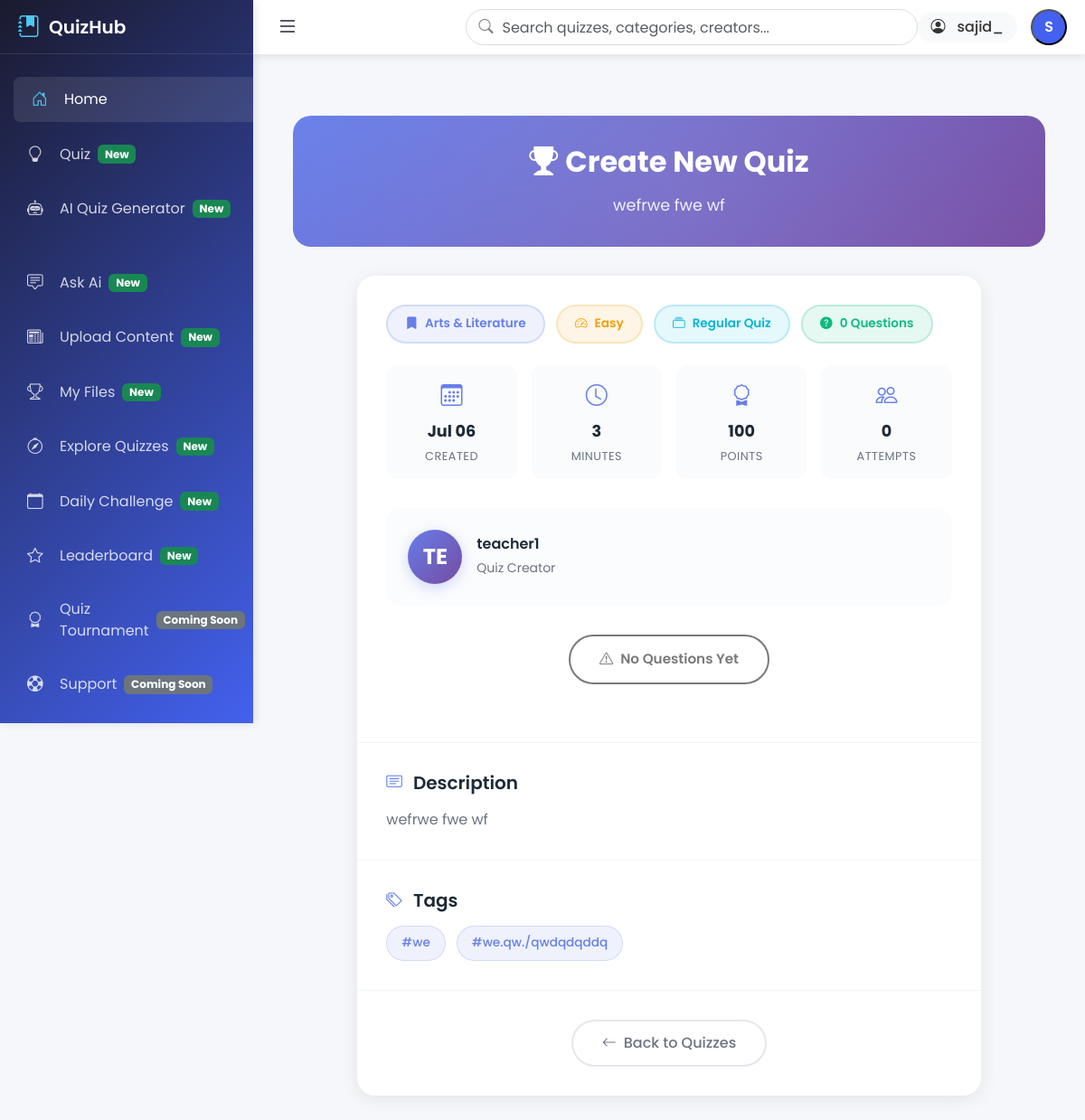
The page /quiz/26098a88-f04e-4853-b784-794e96b5b218/ (signed in) on the database its author committed.
### users/models.py (models this page shows, shortened)
class CustomUser(AbstractBaseUser, PermissionsMixin):
    ROLE_CHOICES = (
        ('student', 'Student'),
        ('teacher', 'Teacher'),
        ('admin', 'Superadmin'),
    )
    username = models.CharField(max_length=150, unique=True)  # Student Roll No or Email for Teachers
    email = models.EmailField(blank=True, null=True)
    full_name = models.CharField(max_length=255)
    role = models.CharField(max_length=10, choices=ROLE_CHOICES)
    student_roll_no = models.CharField(max_length=50, blank=True, null=True, unique=True)
    academic_year = models.CharField(max_length=50, blank=True, null=True)
    teacher_email = models.EmailField(blank=True, null=True, unique=True)
    date_joined = models.DateTimeField(auto_now_add=True)
    is_active = models.BooleanField(default=True)
    is_staff = models.BooleanField(default=False)  # Required for Django admin access
    USERNAME_FIELD = 'username'
    REQUIRED_FIELDS = []
    objects = CustomUserManager()

### quizzes/models.py (models this page shows, shortened)
class Quiz(models.Model):
    DIFFICULTY_CHOICES = [
        ('EASY', 'Easy'),
        ('MEDIUM', 'Medium'),
        ('HARD', 'Hard'),
    ]
    QUIZ_TYPE_CHOICES = [
        ('REGULAR', 'Regular Quiz'),
        ('DAILY', 'Daily Challenge'),
        ('FEATURED', 'Featured Quiz'),
        ('AI_GENERATED', 'AI Generated'),
    ]
    id = models.UUIDField(primary_key=True, default=uuid.uuid4, editable=False)
    title = models.CharField(max_length=200, validators=[MinLengthValidator(5)])
    slug = models.SlugField(max_length=200, unique=True, blank=True)
    description = models.TextField(blank=True, help_text="Brief description of the quiz")
    category = models.ForeignKey(Category, on_delete=models.SET_NULL, null=True, related_name='quizzes')
    created_by = models.ForeignKey(settings.AUTH_USER_MODEL, on_delete=models.CASCADE, related_name='created_quizzes')
    created_at = models.DateTimeField(auto_now_add=True)
    updated_at = models.DateTimeField(auto_now=True)
    is_published = models.BooleanField(default=False)
    difficulty = models.CharField(max_length=20, choices=DIFFICULTY_CHOICES, default='MEDIUM')
    quiz_type = models.CharField(max_length=20, choices=QUIZ_TYPE_CHOICES, default='REGULAR')
    time_limit = models.PositiveIntegerField(default=30, help_text="Time limit in minutes")
    max_attempts = models.PositiveIntegerField(default=3, help_text="Maximum attempts per user")
    points_reward = models.PositiveIntegerField(default=100, help_text="Points awarded for completion")
    featured_until = models.DateTimeField(null=True, blank=True)
    tags = models.CharField(max_length=200, blank=True, help_text="Comma-separated tags")
    total_attempts = models.PositiveIntegerField(default=0)
    total_completions = models.PositiveIntegerField(default=0)
    average_score = models.FloatField(default=0.0)
    class Meta:
        indexes = [
            models.Index(fields=['slug']),
            models.Index(fields=['category', 'is_published']),
            models.Index(fields=['quiz_type', 'is_published']),
            models.Index(fields=['featured_until']),
        ]
        ordering = ['-created_at']

class Category(models.Model):
    name = models.CharField(max_length=100, unique=True, validators=[MinLengthValidator(3)])
    slug = models.SlugField(max_length=100, unique=True, blank=True)
    description = models.TextField(blank=True)
    icon = models.CharField(max_length=50, default='bi-book')  # Bootstrap icon class
    color = models.CharField(max_length=20, default='primary')  # Bootstrap color class
    is_active = models.BooleanField(default=True)
    class Meta:
        verbose_name_plural = "categories"
        ordering = ['name']

### quizzes/views.py (the view)
# urls.py: path('<uuid:quiz_id>/', views.quiz_detail, name='quiz_detail'),
def quiz_detail(request, quiz_id):
    quiz = get_object_or_404(
        Quiz.objects.select_related('category', 'created_by').prefetch_related('questions'),
        id=quiz_id,
        is_published=True
    )
    user_attempts = []
    can_attempt = True
    attempts_left = quiz.max_attempts
    if request.user.is_authenticated:
        user_attempts = UserQuizAttempt.objects.filter(
            user=request.user,
            quiz=quiz,
            status='COMPLETED'
        ).order_by('-completed_at')[:5]
        attempts_left = quiz.max_attempts - user_attempts.count()
        can_attempt = attempts_left > 0
    tag_list = quiz.tags.split(",") if quiz.tags else []
    context = {
        'quiz': quiz,
        'tag_list': tag_list,
        'user_attempts': user_attempts,
        'can_attempt': can_attempt,
        'attempts_left': attempts_left,
        'dashboard_template': get_dashboard_template(request.user) if request.user.is_authenticated else 'base/auth_base.html'
    }
    return render(request, 'quizzes/quiz_detail.html', context)

### quizzes/templates/quizzes/quiz_detail.html (shortened to what this page needs)
{% extends dashboard_template %}
{% load custom_filters %}
{% block content %}
<div class="container-fluid px-2 px-md-4 py-3 py-md-5">
    <div class="quiz-header">
        <div class="quiz-header-content">
            <h1 class="quiz-title">
                <i class="bi bi-trophy-fill me-2"></i>{{ quiz.title }}
            </h1>
            <p class="quiz-subtitle">{{ quiz.description|default:"Get ready to test your knowledge!" }}</p>
        </div>
    </div>
    <div class="row justify-content-center">
        <div class="col-lg-10">
            <div class="quiz-detail-card">
                <div class="quiz-info-section">
                    <div class="quiz-badges">
                        <span class="quiz-badge badge-category">
                            <i class="bi bi-bookmark-fill"></i>
                            {{ quiz.category.name }}
                        </span>
                        <span class="quiz-badge badge-difficulty">
                            <i class="bi bi-speedometer2"></i>
                            {{ quiz.get_difficulty_display }}
                        </span>
                        <span class="quiz-badge badge-type">
                            <i class="bi bi-collection"></i>
                            {{ quiz.get_quiz_type_display }}
                        </span>
                        <span class="quiz-badge badge-questions">
                            <i class="bi bi-question-circle-fill"></i>
                            {{ quiz.questions.count }} Question{{ quiz.questions.count|pluralize }}
                        </span>
                    </div>
                    <div class="quiz-stats">
                        <div class="stat-item">
                            <div class="stat-icon">
                                <i class="bi bi-calendar3"></i>
                            </div>
                            <div class="stat-value">{{ quiz.created_at|date:"M d" }}</div>
                            <div class="stat-label">Created</div>
                        </div>
                        {% if quiz.time_limit %}
                        <div class="stat-item">
                            <div class="stat-icon">
                                <i class="bi bi-clock"></i>
                            </div>
                            <div class="stat-value">{{ quiz.time_limit }}</div>
                            <div class="stat-label">Minutes</div>
                        </div>
                        {% endif %}
                        {% if quiz.points_reward %}
                        <div class="stat-item">
                            <div class="stat-icon">
                                <i class="bi bi-award"></i>
                            </div>
                            <div class="stat-value">{{ quiz.points_reward }}</div>
                            <div class="stat-label">Points</div>
                        </div>
                        {% endif %}
                        <div class="stat-item">
                            <div class="stat-icon">
                                <i class="bi bi-people"></i>
                            </div>
                            <div class="stat-value">{{ quiz.total_attempts|default:0 }}</div>
                            <div class="stat-label">Attempts</div>
                        </div>
                    </div>
                    <div class="author-section">
                        <div class="author-avatar">
                            {{ quiz.created_by.username|slice:":2"|upper }}
                        </div>
                        <div class="author-info">
                            <h6>{{ quiz.created_by.first_name|default:quiz.created_by.username }}</h6>
                            <small>Quiz Creator</small>
                        </div>
                    </div>
                    <div class="action-buttons">
                        {% if quiz.questions.count > 0 %}
                            <a href="{% url 'quizzes:take_quiz' quiz.id %}" class="btn btn-action btn-primary-action">
                                <i class="bi bi-play-fill me-2"></i>Start Quiz
                            </a>
                            <button class="btn btn-action btn-success-action" onclick="shareQuiz()">
                                <i class="bi bi-share-fill me-2"></i>Share
                            </button>
                        {% else %}
                            <button class="btn btn-action btn-disabled" disabled>
                                <i class="bi bi-exclamation-triangle me-2"></i>No Questions Yet
                            </button>
                        {% endif %}
                    </div>
                </div>
                {% if quiz.description %}
                <div class="content-section">
                    <h5 class="section-title">
                        <i class="bi bi-card-text"></i>
                        Description
                    </h5>
                    <div class="section-content">
                        {{ quiz.description }}
                    </div>
                </div>
                {% endif %}
                {% if tag_list %}
                <div class="content-section">
                    <h5 class="section-title">
                        <i class="bi bi-tags"></i>
                        Tags
                    </h5>
                    <div class="tags-container">
                        {% for tag in tag_list %}
                        {% if tag|trim %}
                        <span class="tag-item">
                            #{{ tag|trim }}
                        </span>
                        {% endif %}
                        {% endfor %}
                    </div>
                </div>
                {% endif %}
                <div class="back-section">
                    <a href="{% url 'quizzes:quiz_list' %}" class="btn btn-back">
                        <i class="bi bi-arrow-left me-2"></i>Back to Quizzes
                    </a>
                </div>
            </div>
        </div>
    </div>
</div>
{% endblock %}

### templates/base/student_base.html (shortened to what this page needs)
{% load static %}
<!DOCTYPE html>
<html lang="en">
<head>
    <link href="https://cdn.jsdelivr.net/npm/bootstrap@5.3.0/dist/css/bootstrap.min.css" rel="stylesheet">
    <link rel="stylesheet" href="https://cdn.jsdelivr.net/npm/bootstrap-icons@1.10.0/font/bootstrap-icons.css">
</head>
<body>
    <div class="sidebar" id="sidebar">
        <div class="sidebar-brand">
            <i class="bi bi-journal-bookmark-fill"></i>
            <span>QuizHub</span>
        </div>
        <div class="sidebar-content">
            <ul class="sidebar-nav nav flex-column">
                <li class="nav-item">
                    <a href="{% url 'users:dashboard' %}" class="nav-link active">
                        <i class="bi bi-house-door"></i>
                        <span>Home</span>
                    </a>
                </li>
                <li class="nav-item">
                    <a href="{% url 'quizzes:quiz_list' %}" class="nav-link">
                        <i class="bi bi-lightbulb"></i>
                        <span>Quiz</span>
                        <span class="badge bg-success ms-2">New</span>
                    </a>
                </li>
                <li class="nav-item">
                    <a href="{% url 'textprocessor:generate_quiz' %}" class="nav-link">
                        <i class="bi bi-robot"></i>
                        <span>AI Quiz Generator</span>
                        <span class="badge bg-success ms-2">New</span>
                    </a>
                </li>
                <li class="nav-item">
                <a href="{% url 'ai:discussion' %}" class="nav-link">
                    <i class="bi bi-chat-square-text"></i>
                    <span>Ask Ai</span>
                     <span class="badge bg-success ms-2">New</span>
                </a>
            </li>
                <li class="nav-item">
                    <a href="{% url 'textprocessor:upload' %}" class="nav-link">
                        <i class="bi bi-newspaper"></i>
                        <span>Upload Content</span>
                        <span class="badge bg-success ms-2">New</span>
                    </a>
                </li>
                <li class="nav-item">
                    <a href="{% url 'textprocessor:file_list' %}" class="nav-link">
                        <i class="bi bi-trophy"></i>
                        <span>My Files</span>
                        <span class="badge bg-success ms-2">New</span>
                    </a>
                </li>
                <li class="nav-item">
                    <a href="{% url 'quizzes:quiz_list' %}" class="nav-link">
                        <i class="bi bi-compass"></i>
                        <span>Explore Quizzes</span>
                        <span class="badge bg-success ms-2">New</span>
                    </a>
                </li>
                <li class="nav-item">
                    <a href="{% url 'quizzes:daily_challenge' %}" class="nav-link">
                        <i class="bi bi-calendar"></i>
                        <span>Daily Challenge</span>
                        <span class="badge bg-success ms-2">New</span>
                    </a>
                </li>
                <li class="nav-item">
                    <a href="{% url 'quizzes:leaderboard' %}" class="nav-link">
                        <i class="bi bi-star"></i>
                        <span>Leaderboard</span>
                        <span class="badge bg-success ms-2">New</span>
                    </a>
                </li>
                <li class="nav-item">
                    <a href="#" class="nav-link">
                        <i class="bi bi-award"></i>
                        <span>Quiz Tournament</span>
                        <span class="badge bg-secondary ms-2">Coming Soon</span>
                    </a>
                </li>
                <li class="nav-item">
                    <a href="#" class="nav-link">
                        <i class="bi bi-life-preserver"></i>
                        <span>Support</span>
                        <span class="badge bg-secondary ms-2">Coming Soon</span>
                    </a>
                </li>
            </ul>
        </div>
    </div>
    <div class="main-content" id="mainContent">
        <header class="header">
            <button class="toggle-btn" id="toggleSidebar">
                <i class="bi bi-list"></i>
            </button>
            <div class="search-bar">
                <i class="bi bi-search"></i>
                <input type="search" class="form-control" placeholder="Search quizzes, categories, creators...">
            </div>
            <div class="user-actions">
                {% if user.is_authenticated %}
                    <div class="wallet-balance">
                        <i class="bi bi-person-circle me-2"></i>
                        <span>{{ user.first_name|default:user.username }}</span>
                    </div>
                    <div class="dropdown">
                        <button class="user-avatar" type="button" data-bs-toggle="dropdown" aria-expanded="false">
                            {{ user.first_name.0|default:user.username.0|upper }}
                        </button>
                    </div>
                {% else %}
                    <a href="{% url 'users:login' %}" class="btn btn-sm btn-outline-primary">Login</a>
                {% endif %}
            </div>
        </header>
        <div class="content-area">
            {% block content %}
            {% endblock %}
        </div>
    </div>
</body>
</html>

### rows shown on the page
CustomUser: first_name "sajid_", first_name.0 "S"
Quiz: title "Create New Quiz", description "wefrwe fwe wf", category.name "Arts & Literature", difficulty "Easy", quiz_type "Regular Quiz", questions.count "0", created_at "Jul 06", time_limit "3", points_reward "100", total_attempts "0", created_by.username "TE", created_by.first_name "teacher1"

### other values the page prints
{{ tag|trim }} "we" "we.qw./qwdqdqddq"
